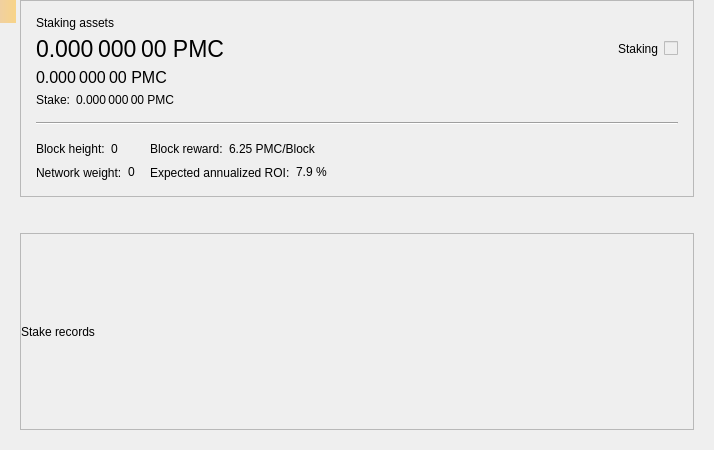
<?xml version="1.0" encoding="UTF-8"?>
<ui version="4.0">
 <class>StakePage</class>
 <widget class="QWidget" name="StakePage">
  <property name="geometry">
   <rect>
    <x>0</x>
    <y>0</y>
    <width>714</width>
    <height>450</height>
   </rect>
  </property>
  <property name="windowTitle">
   <string>Form</string>
  </property>
  <layout class="QVBoxLayout" name="verticalLayout_3">
   <property name="leftMargin">
    <number>20</number>
   </property>
   <property name="topMargin">
    <number>0</number>
   </property>
   <property name="rightMargin">
    <number>20</number>
   </property>
   <property name="bottomMargin">
    <number>20</number>
   </property>
   <item>
    <widget class="QFrame" name="frameStakeInfo">
     <property name="frameShape">
      <enum>QFrame::StyledPanel</enum>
     </property>
     <property name="frameShadow">
      <enum>QFrame::Raised</enum>
     </property>
     <layout class="QVBoxLayout" name="verticalLayout">
      <property name="spacing">
       <number>15</number>
      </property>
      <property name="leftMargin">
       <number>15</number>
      </property>
      <property name="topMargin">
       <number>15</number>
      </property>
      <property name="rightMargin">
       <number>15</number>
      </property>
      <property name="bottomMargin">
       <number>15</number>
      </property>
      <item>
       <layout class="QGridLayout" name="gridLayout_2">
        <property name="spacing">
         <number>6</number>
        </property>
        <item row="1" column="0">
         <widget class="QLabel" name="labelAssets">
          <property name="font">
           <font>
            <pointsize>17</pointsize>
           </font>
          </property>
          <property name="cursor">
           <cursorShape>IBeamCursor</cursorShape>
          </property>
          <property name="toolTip">
           <string>Your current spendable balance</string>
          </property>
          <property name="text">
           <string notr="true">0.000 000 00 PMC</string>
          </property>
          <property name="alignment">
           <set>Qt::AlignLeading|Qt::AlignLeft|Qt::AlignVCenter</set>
          </property>
          <property name="textInteractionFlags">
           <set>Qt::LinksAccessibleByMouse|Qt::TextSelectableByMouse</set>
          </property>
         </widget>
        </item>
        <item row="2" column="0">
         <widget class="QLabel" name="labelAssetsImmature">
          <property name="font">
           <font>
            <pointsize>12</pointsize>
           </font>
          </property>
          <property name="cursor">
           <cursorShape>IBeamCursor</cursorShape>
          </property>
          <property name="toolTip">
           <string>Your immature balance</string>
          </property>
          <property name="text">
           <string notr="true">0.000 000 00 PMC</string>
          </property>
          <property name="alignment">
           <set>Qt::AlignLeading|Qt::AlignLeft|Qt::AlignVCenter</set>
          </property>
          <property name="textInteractionFlags">
           <set>Qt::LinksAccessibleByMouse|Qt::TextSelectableByMouse</set>
          </property>
         </widget>
        </item>
        <item row="0" column="0">
         <widget class="QLabel" name="labelAssetsText">
          <property name="text">
           <string>Staking assets</string>
          </property>
          <property name="alignment">
           <set>Qt::AlignLeading|Qt::AlignLeft|Qt::AlignVCenter</set>
          </property>
         </widget>
        </item>
        <item row="1" column="2">
         <spacer name="horizontalSpacer_2">
          <property name="orientation">
           <enum>Qt::Horizontal</enum>
          </property>
          <property name="sizeHint" stdset="0">
           <size>
            <width>40</width>
            <height>20</height>
           </size>
          </property>
         </spacer>
        </item>
        <item row="4" column="0">
         <layout class="QHBoxLayout" name="horizontalLayout_5">
          <property name="spacing">
           <number>6</number>
          </property>
          <item>
           <widget class="QLabel" name="labelStakeText">
            <property name="sizePolicy">
             <sizepolicy hsizetype="Maximum" vsizetype="Preferred">
              <horstretch>0</horstretch>
              <verstretch>0</verstretch>
             </sizepolicy>
            </property>
            <property name="text">
             <string>Stake:</string>
            </property>
            <property name="alignment">
             <set>Qt::AlignLeading|Qt::AlignLeft|Qt::AlignVCenter</set>
            </property>
           </widget>
          </item>
          <item>
           <widget class="QLabel" name="labelStake">
            <property name="text">
             <string>0.000 000 00 PMC</string>
            </property>
            <property name="alignment">
             <set>Qt::AlignLeading|Qt::AlignLeft|Qt::AlignVCenter</set>
            </property>
            <property name="textInteractionFlags">
             <set>Qt::LinksAccessibleByMouse|Qt::TextSelectableByMouse</set>
            </property>
           </widget>
          </item>
          <item>
           <spacer name="horizontalSpacer_3">
            <property name="orientation">
             <enum>Qt::Horizontal</enum>
            </property>
            <property name="sizeType">
             <enum>QSizePolicy::Minimum</enum>
            </property>
            <property name="sizeHint" stdset="0">
             <size>
              <width>0</width>
              <height>0</height>
             </size>
            </property>
           </spacer>
          </item>
         </layout>
        </item>
        <item row="1" column="4">
         <widget class="QLabel" name="labelStaking">
          <property name="text">
           <string>Staking</string>
          </property>
         </widget>
        </item>
        <item row="1" column="5">
         <widget class="QSwitchControl" name="checkStake">
          <property name="enabled">
           <bool>false</bool>
          </property>
         </widget>
        </item>
       </layout>
      </item>
      <item>
       <widget class="Line" name="hLine">
        <property name="orientation">
         <enum>Qt::Horizontal</enum>
        </property>
       </widget>
      </item>
      <item>
       <layout class="QGridLayout" name="gridLayout">
        <property name="verticalSpacing">
         <number>6</number>
        </property>
        <item row="0" column="0">
         <layout class="QHBoxLayout" name="horizontalLayout">
          <property name="spacing">
           <number>6</number>
          </property>
          <item>
           <widget class="QLabel" name="labelHeightText">
            <property name="sizePolicy">
             <sizepolicy hsizetype="Maximum" vsizetype="Preferred">
              <horstretch>0</horstretch>
              <verstretch>0</verstretch>
             </sizepolicy>
            </property>
            <property name="text">
             <string>Block height:</string>
            </property>
            <property name="alignment">
             <set>Qt::AlignLeading|Qt::AlignLeft|Qt::AlignVCenter</set>
            </property>
           </widget>
          </item>
          <item>
           <widget class="QLabel" name="labelHeight">
            <property name="text">
             <string>0</string>
            </property>
            <property name="alignment">
             <set>Qt::AlignLeading|Qt::AlignLeft|Qt::AlignVCenter</set>
            </property>
            <property name="textInteractionFlags">
             <set>Qt::LinksAccessibleByMouse|Qt::TextSelectableByMouse</set>
            </property>
           </widget>
          </item>
          <item>
           <spacer name="horizontalSpacer_4">
            <property name="orientation">
             <enum>Qt::Horizontal</enum>
            </property>
            <property name="sizeType">
             <enum>QSizePolicy::Minimum</enum>
            </property>
            <property name="sizeHint" stdset="0">
             <size>
              <width>0</width>
              <height>0</height>
             </size>
            </property>
           </spacer>
          </item>
         </layout>
        </item>
        <item row="0" column="1">
         <layout class="QHBoxLayout" name="horizontalLayout_3">
          <property name="spacing">
           <number>6</number>
          </property>
          <item>
           <widget class="QLabel" name="labelRewardText">
            <property name="sizePolicy">
             <sizepolicy hsizetype="Maximum" vsizetype="Preferred">
              <horstretch>0</horstretch>
              <verstretch>0</verstretch>
             </sizepolicy>
            </property>
            <property name="text">
             <string>Block reward:</string>
            </property>
            <property name="alignment">
             <set>Qt::AlignLeading|Qt::AlignLeft|Qt::AlignVCenter</set>
            </property>
           </widget>
          </item>
          <item>
           <widget class="QLabel" name="labelReward">
            <property name="text">
             <string>6.25 PMC/Block</string>
            </property>
            <property name="alignment">
             <set>Qt::AlignLeading|Qt::AlignLeft|Qt::AlignVCenter</set>
            </property>
            <property name="textInteractionFlags">
             <set>Qt::LinksAccessibleByMouse|Qt::TextSelectableByMouse</set>
            </property>
           </widget>
          </item>
          <item>
           <spacer name="horizontalSpacer_6">
            <property name="orientation">
             <enum>Qt::Horizontal</enum>
            </property>
            <property name="sizeType">
             <enum>QSizePolicy::Minimum</enum>
            </property>
            <property name="sizeHint" stdset="0">
             <size>
              <width>0</width>
              <height>0</height>
             </size>
            </property>
           </spacer>
          </item>
         </layout>
        </item>
        <item row="0" column="2" rowspan="2">
         <spacer name="horizontalSpacer">
          <property name="orientation">
           <enum>Qt::Horizontal</enum>
          </property>
          <property name="sizeHint" stdset="0">
           <size>
            <width>40</width>
            <height>20</height>
           </size>
          </property>
         </spacer>
        </item>
        <item row="1" column="0">
         <layout class="QHBoxLayout" name="horizontalLayout_2">
          <property name="spacing">
           <number>6</number>
          </property>
          <item>
           <widget class="QLabel" name="labelWeightText">
            <property name="sizePolicy">
             <sizepolicy hsizetype="Maximum" vsizetype="Preferred">
              <horstretch>0</horstretch>
              <verstretch>0</verstretch>
             </sizepolicy>
            </property>
            <property name="text">
             <string>Network weight:</string>
            </property>
            <property name="alignment">
             <set>Qt::AlignLeading|Qt::AlignLeft|Qt::AlignVCenter</set>
            </property>
           </widget>
          </item>
          <item>
           <widget class="QLabel" name="labelWeight">
            <property name="text">
             <string>0</string>
            </property>
            <property name="alignment">
             <set>Qt::AlignLeading|Qt::AlignLeft|Qt::AlignVCenter</set>
            </property>
            <property name="textInteractionFlags">
             <set>Qt::LinksAccessibleByMouse|Qt::TextSelectableByMouse</set>
            </property>
           </widget>
          </item>
          <item>
           <spacer name="horizontalSpacer_5">
            <property name="orientation">
             <enum>Qt::Horizontal</enum>
            </property>
            <property name="sizeType">
             <enum>QSizePolicy::Minimum</enum>
            </property>
            <property name="sizeHint" stdset="0">
             <size>
              <width>0</width>
              <height>0</height>
             </size>
            </property>
           </spacer>
          </item>
         </layout>
        </item>
        <item row="1" column="1">
         <layout class="QHBoxLayout" name="horizontalLayout_4">
          <property name="spacing">
           <number>6</number>
          </property>
          <item>
           <widget class="QLabel" name="labelROIText">
            <property name="sizePolicy">
             <sizepolicy hsizetype="Maximum" vsizetype="Preferred">
              <horstretch>0</horstretch>
              <verstretch>0</verstretch>
             </sizepolicy>
            </property>
            <property name="text">
             <string>Expected annualized ROI:</string>
            </property>
            <property name="alignment">
             <set>Qt::AlignLeading|Qt::AlignLeft|Qt::AlignVCenter</set>
            </property>
           </widget>
          </item>
          <item>
           <widget class="QLabel" name="labelROI">
            <property name="text">
             <string>7.9 %</string>
            </property>
            <property name="alignment">
             <set>Qt::AlignLeading|Qt::AlignLeft|Qt::AlignVCenter</set>
            </property>
            <property name="textInteractionFlags">
             <set>Qt::LinksAccessibleByMouse|Qt::TextSelectableByMouse</set>
            </property>
           </widget>
          </item>
          <item>
           <spacer name="horizontalSpacer_7">
            <property name="orientation">
             <enum>Qt::Horizontal</enum>
            </property>
            <property name="sizeType">
             <enum>QSizePolicy::Minimum</enum>
            </property>
            <property name="sizeHint" stdset="0">
             <size>
              <width>0</width>
              <height>0</height>
             </size>
            </property>
           </spacer>
          </item>
         </layout>
        </item>
       </layout>
      </item>
     </layout>
    </widget>
   </item>
   <item>
    <spacer name="verticalSpacer">
     <property name="orientation">
      <enum>Qt::Vertical</enum>
     </property>
     <property name="sizeType">
      <enum>QSizePolicy::Fixed</enum>
     </property>
     <property name="sizeHint" stdset="0">
      <size>
       <width>20</width>
       <height>30</height>
      </size>
     </property>
    </spacer>
   </item>
   <item>
    <widget class="QFrame" name="frameStakeRecords">
     <property name="frameShape">
      <enum>QFrame::StyledPanel</enum>
     </property>
     <property name="frameShadow">
      <enum>QFrame::Raised</enum>
     </property>
     <layout class="QVBoxLayout" name="verticalLayout_2">
      <property name="leftMargin">
       <number>0</number>
      </property>
      <property name="topMargin">
       <number>0</number>
      </property>
      <property name="rightMargin">
       <number>0</number>
      </property>
      <property name="bottomMargin">
       <number>0</number>
      </property>
      <item>
       <widget class="QLabel" name="labelRecordsText">
        <property name="text">
         <string>Stake records</string>
        </property>
       </widget>
      </item>
     </layout>
    </widget>
   </item>
  </layout>
  <widget class="QLabel" name="labelAlerts">
   <property name="geometry">
    <rect>
     <x>0</x>
     <y>0</y>
     <width>16</width>
     <height>23</height>
    </rect>
   </property>
   <property name="visible">
    <bool>false</bool>
   </property>
   <property name="styleSheet">
    <string notr="true">QLabel { background-color: qlineargradient(x1: 0, y1: 0, x2: 1, y2: 0, stop:0 #F0D0A0, stop:1 #F8D488); color:#000000; }</string>
   </property>
   <property name="wordWrap">
    <bool>true</bool>
   </property>
   <property name="margin">
    <number>3</number>
   </property>
   <property name="textInteractionFlags">
    <set>Qt::TextSelectableByMouse</set>
   </property>
  </widget>
 </widget>
 <customwidgets>
  <customwidget>
   <class>QSwitchControl</class>
   <extends>QCheckBox</extends>
   <header>qt/qswitchcontrol.h</header>
  </customwidget>
 </customwidgets>
 <resources/>
 <connections/>
</ui>
